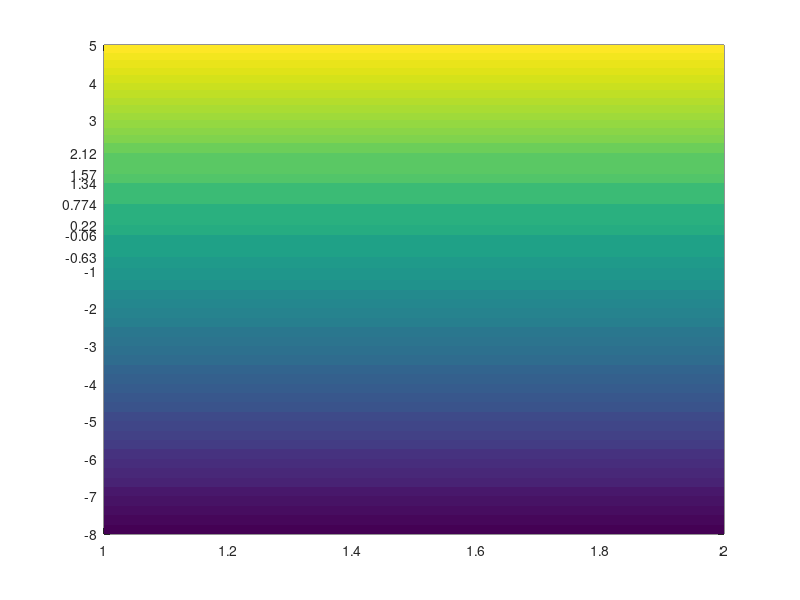

This chart was generated by the following MATLAB code: (Note: this script raises an error after producing the figure.)
%  make a nearshore-beach-bluff colormap


%zc = [-8:0.25:-1,-0.8,-0.631,0.218,0.774,1.344,1.566,2.119,2.4:.2:5,5.25:.25:24]; % 127 elevation levels
zc = [-8:0.25:-1.25,-0.932,-0.631,-0.058,0.218,0.774,1.344,1.566,2.119,2.4:.2:5]; % navd88
zlabel = [-8:1:-1,-0.63,-0.06,0.22,.774,1.34,1.57,2.12,3:1:5]; % ticks to label

tz=1:length(zc);
%zc=zc-0.774;

close all
clf;pcolor(1:2,zc,[zc ; zc]');shading flat
set(gca,'ytick',zlabel,'yticklabel',num2str(zlabel'))
colormap(demcmap(zc-.774,length(zc)-1))
cols=colormap;land=find(cols(:,2) == 0.4 & cols(:,3) == 0.2);
cols(end-3,:)=1.1*cols(end-2,:);
cols(end-2,:)=mean([cols(end-1,:)' cols(end-2,:)']');
cols(end,:)=.9*cols(end,:);
colormap([cols(1:land-1,:)' flipud(cols(land:end,:))']');


seamap=parula(14+land-1);%sea=sea(end-land+2:end,:);
upper=gray(18);
upper=flipud(parula(58));
colormap([seamap(1:end-14,:)' flipud(cols(land+11:end,:))' flipud(upper(2:13,:))']');




yl=get(gca,'ylim');

yyaxis right;set(gca,'ylim',yl,'ytick',...
    [-8+.774,-7+.774,-6+.774,-5+.774,-4+.774,-3+.774,-2+.774,...
    -0.63,-0.06,0.22,0.774,1.34,1.63,2.11,2+.774,3+.774,4+.774],'yticklabel',...
    str2mat('-8','-7','-6','-5','-4','-3','-2','LAT','MLLW','MLW',...
    'MSL','MHW','MHHW','HAT','+2','+3','+4'))

title({'Elev. (m) ';'NAVD88 |  MSL ';''},'fontweight','normal','fontsize',10)
set(gca,'xtick',[]);
%xlabel({'Elev. (m) ';'NAVD88 |  MSL '},'fontweight','normal','fontsize',10)

%figure('position',[440    96   316   702]); 
figure

seamap=parula(14+land-1);
seamap=hsv(14+land-1);
%upper=gray(18);
upper=flipud(parula(84));
% upper(1:15,2)=upper(1:15,2)-.5;
% upper(1:15,2)=upper(1:15,2)-.2;
%upper(1:15,3)=upper(1:15,3)-0.05;

%cl=[1 7:11 20:25 28 29 31:32];
cl=[1 1 7 7 8 8 9 9 10 10 11 11 20 20 21 21 22 22 23 23 24 24 25 25 28 28 29 29 31 31 32 32];
cm=jet(32);cm=cm(cl,:);
%colormap([seamap(1:end-15,:)' 1.4*flipud(cols(land+13:end,:))' flipud(upper(1:15,:))']');
%colormap([flipud(cm)' 1.4*flipud(cols(land+13:end,:))' flipud(upper(1:15,:))']');
colormap([flipud(cm)' 1.4*flipud(cols(land+13:end,:))' flipud(jet(15))']');
izx = interp1(zc,1:length(zc),-8:0.01:5,'linear'); % here we transform the data
BeachColorMap=colormap;
BeachColorMap=BeachColorMap(floor(izx),:);
ic=find(round(10000*BeachColorMap(:,1)) == 5307);
BeachColorMap(ic,:)=BeachColorMap(ic,:)*.65;
ic=find(round(10000*BeachColorMap(:,1)) == 4507);
BeachColorMap(ic,:)=BeachColorMap(ic,:)*.75;
ic=find(round(10000*BeachColorMap(:,1)) == 3765);
BeachColorMap(ic,:)=BeachColorMap(ic,:)*.85;

BeachColorBarLims=[-8 5];
set(gca,'clim',BeachColorBarLims); BeachColorBar=colorbar; colormap(BeachColorMap)
BeachColorBarTitleString={'Elev. (m)';'MSL | NAVD88'};
BeachColorBar.Title.String=BeachColorBarTitleString;
BeachColorBarTicks=[-8+.774,-7+.774,-6+.774,-5+.774,-4+.774,-3+.774,-2+.774,...
    -0.63,-0.06,0.22,0.774,1.34,1.566,2.119,2+.774,3+.774,4+.774];
BeachColorBar.Ticks=BeachColorBarTicks;
BeachColorBarTickLabels=...
    str2mat('-8','-7','-6','-5','-4','-3','-2','LAT','MLLW','MLW',...
    'MSL','MHW','MHHW','HAT','+2','+3','+4');
BeachColorBar.TickLabels=BeachColorBarTickLabels;
BeachColorBar.TickLength=0;
NavdAxes=axes('position',BeachColorBar.Position,'color','none','xtick',[],...
    'ytick',[-8:5],'ylim',[-8 5],'TickLength',[0 .01]);

save BeachBarColorMap.mat BeachColorMap BeachColorBarLims...
    BeachColorBarTitleString BeachColorBarTicks BeachColorBarTickLabels

% d = 1.25*peaks(123);
% dtr = d;
% dtr(:) = interp1(zc,tz,d(:),'pchip'); % here we transform the data - only for displaying...
% subplot(1,2,1)
% imagesc(d)
% colorbar
% subplot(1,2,2)
% imagesc(dtr)         
% cblh = colorbar;        % and here we have to pay the price of being cunning/lazy
% set(cblh,'ytick',1:length(zc))  % and set ticks and ticklabels manually
% set(cblh,'ytick',1:length(zc),'yticklabel',num2str(zc'))